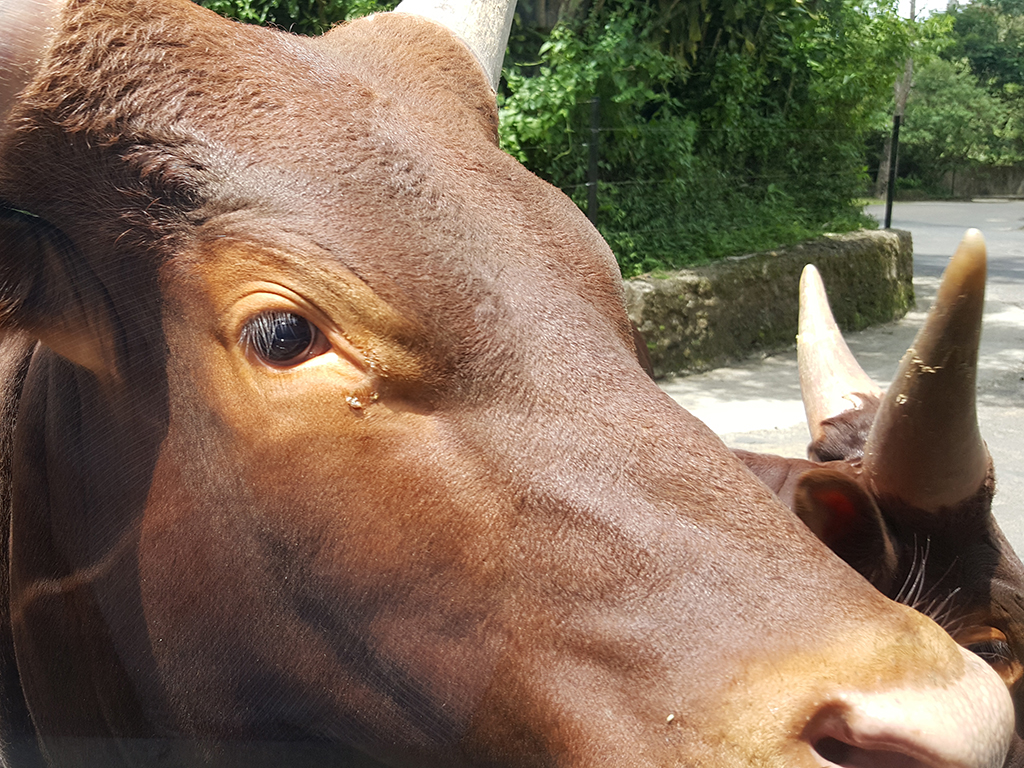
#> input picture images/ani1.jpg, 1024 x 768 px
$ python handle_channel_roi.py --image ../images/ani1.jpg
#> lines starting #> are read from the running program, lines starting #| are printed output that depends on the picture
#> further down, image is the input picture: shape (768, 1024, 3); mean B, G, R 87.3, 107.5, 128.3
# 필요한 패키지를 import함
from __future__ import print_function
import argparse
import cv2

def display_image(img, winname, flag=True):
	# 영상 정보 출력
	print("(rows, cols, ch): {}".format(img.shape))

	# 영상 출력을 윈도우 생성
	cv2.namedWindow(winname, cv2.WINDOW_NORMAL)
	# 윈도우에 영상 출력
	cv2.imshow(winname, img)

	# 사용자 입력 대기
	if flag:
		cv2.waitKey(0)

def handle_ROI(img, rect):
	# 입력 범위의 유효성 확인
	[sx, sy, ex, ey] = rect
	if(sx < 0 or sy < 0 or
		ex >= img.shape[1] or
		ey >= img.shape[0]):
		print("[에러]유효하지 않은 범위")
		return None

	# 영상에서 부분 영상 추출
	# Numpy의 슬라이싱 기법 사용
	crop = img[sy:ey, sx:ex]
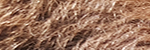
#> crop: shape (50, 150, 3); mean B, G, R 92.6, 114.7, 154.3

	return crop

def split_channel(img):
	b, g, r = cv2.split(img)
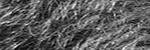
#> b: shape (50, 150); min 0, max 253, mean 92.6
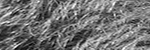
#> g: shape (50, 150); min 1, max 255, mean 114.7
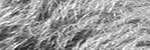
#> r: shape (50, 150); min 21, max 255, mean 154.3

	# Numpy의 슬라이싱 기법 사용
	# b = img[:, :, 0]
	# g = img[:, :, 1]
	# r = img[:, :, 2]

	return r, g, b

def merge_channel(r, g, b):
	img = cv2.merge((b, g, r))

	# Numpy의 슬라이싱 기법 사용
	# img[:, :, 0] = b
	# img[:, :, 1] = g
	# img[:, :, 2] = r

	return img


if __name__ == '__main__' :
	# 명령행 인자 처리
	ap = argparse.ArgumentParser()
	ap.add_argument("-i", "--image", required = True, \
			help = "Path to the input image")
	args = vars(ap.parse_args())

	filename = args["image"]

	# OpenCV를 사용하여 영상 데이터 로딩
	image = cv2.imread(filename, cv2.IMREAD_COLOR)

	# 부분 영상(ROI) 추출
	subimage = handle_ROI(image, [50, 50, 200, 100])
	if(subimage is None):
		print("[에러]프로그램을 종료합니다.")
		exit(1)

	# 채널 분리
	r, g, b = split_channel(subimage)

	# 채널별 영상을 윈도우에 출력
	display_image(r, "R", False)
#| (rows, cols, ch): (50, 150)
	display_image(g, "G", False)
#| (rows, cols, ch): (50, 150)
	display_image(b, "B", False)
#| (rows, cols, ch): (50, 150)

	# 채널별 영상 병합
	recon = merge_channel(r, g, b)

	# 채널 병합한 영상을 윈도우에 출력
	display_image(recon, "recon")
#| (rows, cols, ch): (50, 150, 3)

$ run again, on images/ani3.jpg
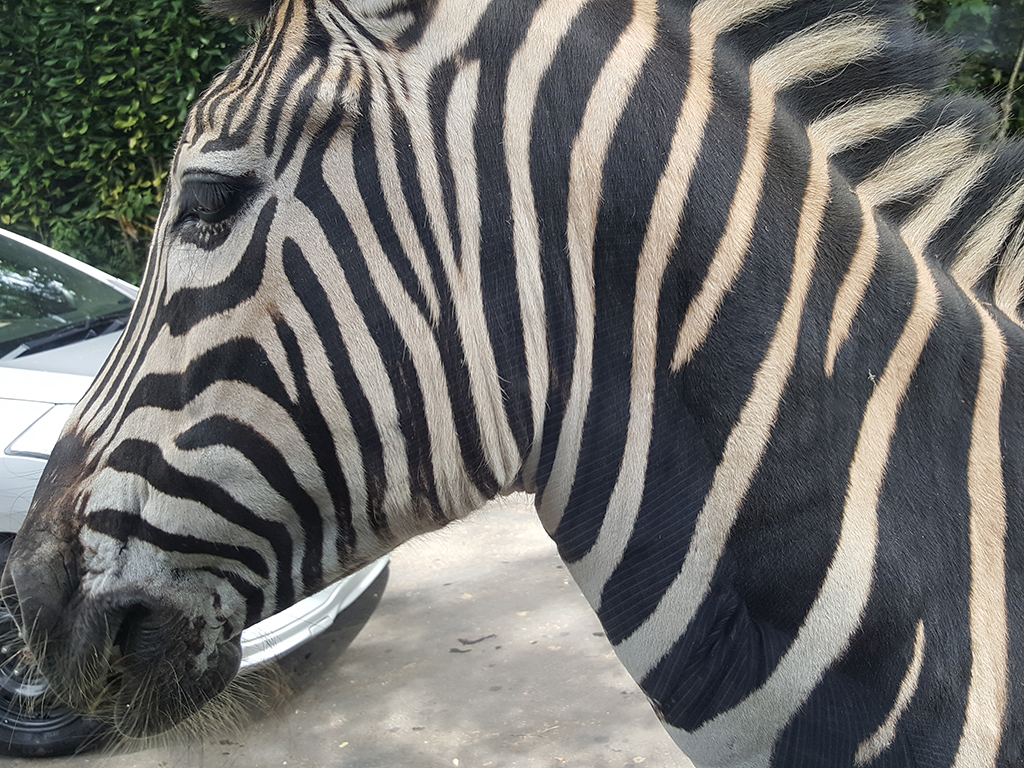
#> input picture images/ani3.jpg, 1024 x 768 px
#> image is the input picture: shape (768, 1024, 3); mean B, G, R 108.6, 111.4, 111.8
#> in handle_ROI, `crop = img[sy:ey, sx:ex]`:
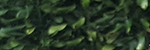
#> crop: shape (50, 150, 3); mean B, G, R 38.7, 57.2, 41.1
#> in split_channel, `b, g, r = cv2.split(img)`:
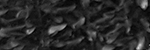
#> r: shape (50, 150); min 0, max 214, mean 41.1
#| (rows, cols, ch): (50, 150)
#| (rows, cols, ch): (50, 150)
#| (rows, cols, ch): (50, 150)
#| (rows, cols, ch): (50, 150, 3)

$ run again, on images/cable_roi1.jpg
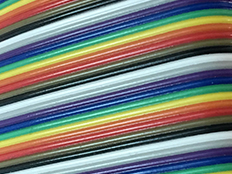
#> input picture images/cable_roi1.jpg, 232 x 174 px
#> image is the input picture: shape (174, 232, 3); mean B, G, R 119.7, 125.1, 120.9
#> in split_channel, `b, g, r = cv2.split(img)`:
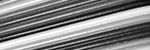
#> g: shape (50, 150); min 0, max 255, mean 130.6
#> in split_channel, `b, g, r = cv2.split(img)`:
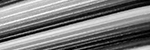
#> r: shape (50, 150); min 0, max 255, mean 123.2
#| (rows, cols, ch): (50, 150)
#| (rows, cols, ch): (50, 150)
#| (rows, cols, ch): (50, 150)
#| (rows, cols, ch): (50, 150, 3)

$ run again, on images/cable_roi2.jpg
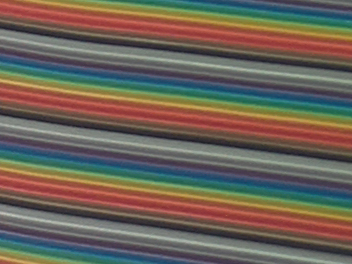
#> input picture images/cable_roi2.jpg, 352 x 264 px
#> image is the input picture: shape (264, 352, 3); mean B, G, R 87.8, 98.6, 108.5
#> in split_channel, `b, g, r = cv2.split(img)`:
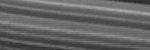
#> b: shape (50, 150); min 40, max 174, mean 100.1
#> in split_channel, `b, g, r = cv2.split(img)`:
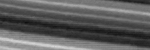
#> r: shape (50, 150); min 15, max 215, mean 94.6
#| (rows, cols, ch): (50, 150)
#| (rows, cols, ch): (50, 150)
#| (rows, cols, ch): (50, 150)
#| (rows, cols, ch): (50, 150, 3)
